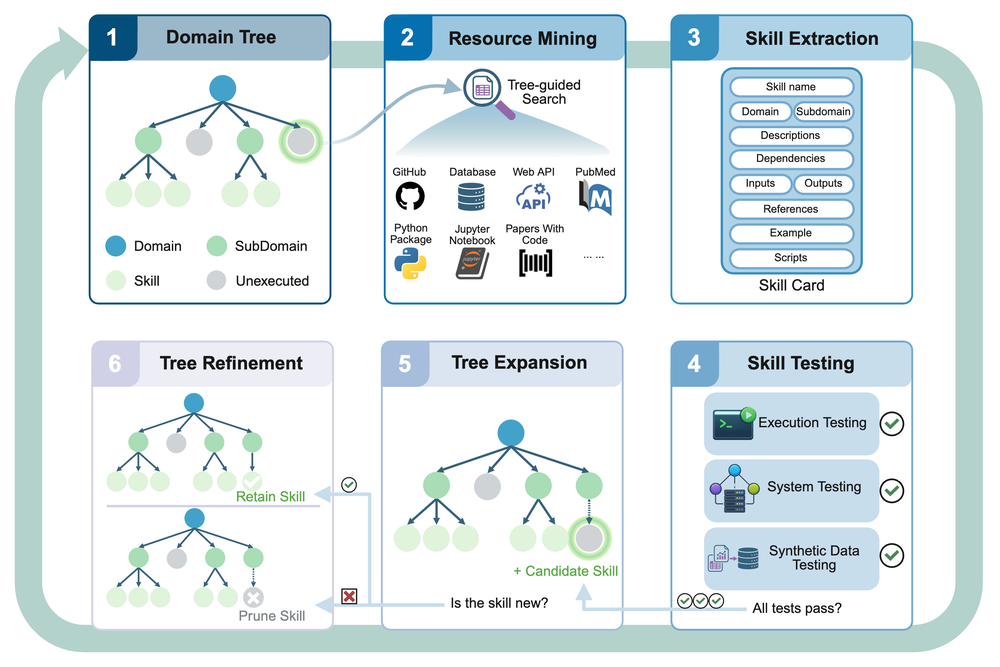
#> input picture site/assets/paper/concept.png, 1000 x 667 px, shrunk from 2700 x 1800 before the run
$ python -i run_skimage_otsu_segmentation.py   (imports and definitions only)
#> lines starting #> are read from the running program, lines starting #| are printed output that depends on the picture; after the words box and inside, x2 and y2 are one past the last pixel; in counts of white or black regions, pixels touching at a corner belong together
#!/usr/bin/env python3
"""Generate a toy image and summarize an Otsu-threshold segmentation."""

from __future__ import annotations

import argparse
import json
from pathlib import Path
from typing import Any


def load_toolkit():
    try:
        import numpy as np
        from skimage.draw import disk
        from skimage.filters import gaussian, threshold_otsu
        from skimage.measure import label, regionprops_table
    except ImportError as exc:  # pragma: no cover - exercised via runtime tests
        raise SystemExit(
            "This script requires the scientific-python prefix at slurm/envs/scientific-python."
        ) from exc
    return np, disk, gaussian, threshold_otsu, label, regionprops_table


def generate_toy_image(seed: int = 7, size: int = 96):
    np, disk, *_ = load_toolkit()
    image = np.zeros((size, size), dtype=float)
    disks = [
        ((24, 28), 10, 0.82),
        ((54, 62), 12, 0.92),
        ((72, 26), 9, 0.78),
    ]
    for center, radius, intensity in disks:
        rr, cc = disk(center, radius, shape=image.shape)
        image[rr, cc] = intensity
    rng = np.random.default_rng(seed)
    image += rng.normal(loc=0.0, scale=0.035, size=image.shape)
    return np.clip(image, 0.0, 1.0)


def segment_image(image) -> dict[str, Any]:
    np, _, gaussian, threshold_otsu, label, regionprops_table = load_toolkit()
    blurred = gaussian(image, sigma=1.0, preserve_range=True)
    threshold = float(threshold_otsu(blurred))
    initial_labels = label(blurred > threshold)
    initial_props = regionprops_table(initial_labels, properties=("label", "area"))
    keep_labels = [
        int(initial_props["label"][idx])
        for idx in range(len(initial_props["label"]))
        if int(initial_props["area"][idx]) >= 80
    ]
    mask = np.isin(initial_labels, keep_labels)
    labeled = label(mask)
    props = regionprops_table(labeled, properties=("label", "area", "centroid"))
    objects = []
    for idx in range(len(props["label"])):
        objects.append(
            {
                "label": int(props["label"][idx]),
                "area": int(props["area"][idx]),
                "centroid_row": round(float(props["centroid-0"][idx]), 4),
                "centroid_col": round(float(props["centroid-1"][idx]), 4),
            }
        )
    return {
        "image_shape": list(image.shape),
        "intensity_range": [round(float(np.min(image)), 6), round(float(np.max(image)), 6)],
        "threshold": round(threshold, 6),
        "object_count": len(objects),
        "foreground_pixels": int(mask.sum()),
        "objects": objects,
    }


def write_json(payload: dict[str, Any], out_path: Path | None) -> None:
    text = json.dumps(payload, indent=2, sort_keys=True)
    if out_path is None:
        print(text)
        return
    out_path.parent.mkdir(parents=True, exist_ok=True)
    out_path.write_text(text + "\n", encoding="utf-8")


def main() -> int:
    parser = argparse.ArgumentParser(description=__doc__)
    parser.add_argument("--seed", type=int, default=7, help="Random seed for toy image generation.")
    parser.add_argument("--size", type=int, default=96, help="Toy image height/width in pixels.")
    parser.add_argument("--out", type=Path, default=None, help="Optional JSON output path.")
    args = parser.parse_args()

    if args.size <= 0:
        raise SystemExit("size must be a positive integer.")

    image = generate_toy_image(seed=args.seed, size=args.size)
    payload = segment_image(image)
    payload["seed"] = args.seed
    write_json(payload, args.out)
    return 0


# [2 lines not run here, left out]

>>> import cv2
>>> picture = cv2.imread('../../../../site/assets/paper/concept.png', cv2.IMREAD_GRAYSCALE)
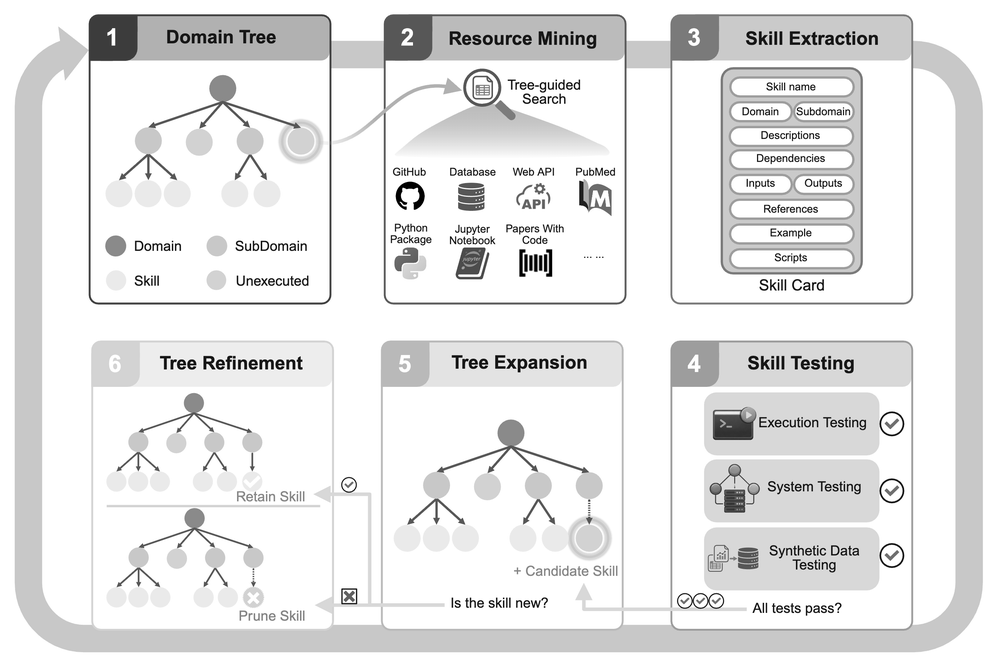
#> picture: shape (667, 1000); min 0, max 255, mean 230.5
>>> result = segment_image(picture)
#> in segment_image, `threshold = float(threshold_otsu(blurred))`: threshold = 212.9
#> in segment_image, `initial_labels = label(blurred > threshold)`:
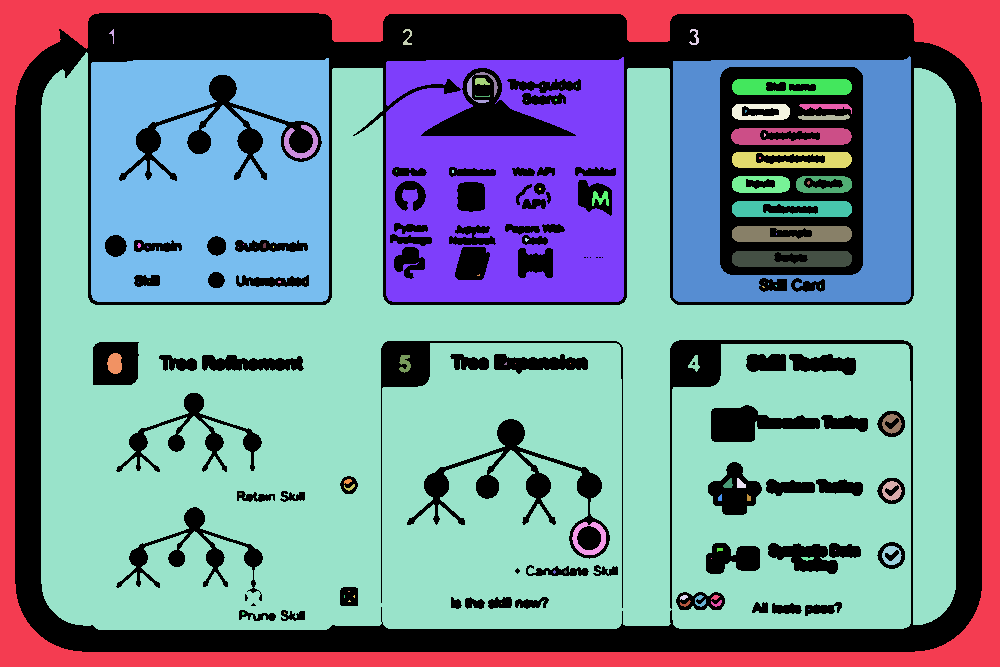
#> initial_labels: shape (667, 1000) int32; 93 distinct labels, from 0 to 92; one colour per label, 0 black
#> in segment_image, `initial_props = regionprops_table(initial_labels, properties=("label",..`: initial_props = 2 items
#> in segment_image, `keep_labels = [ int(initial_props["label"][idx]) for idx in range(len(..`: keep_labels = 28 values from 1 to 73
#> in segment_image, `mask = np.isin(initial_labels, keep_labels)`:
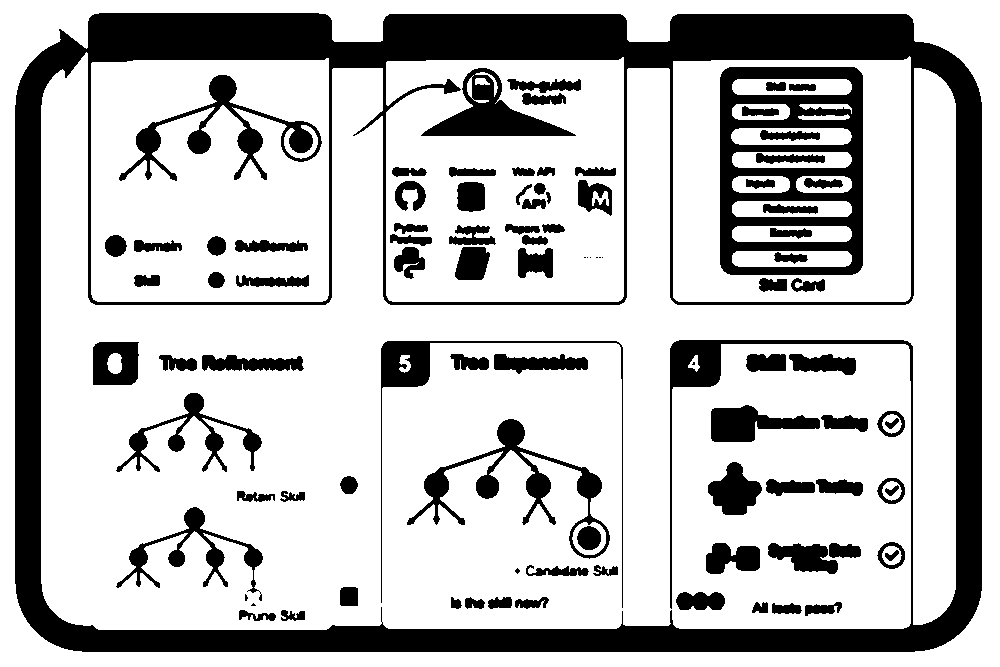
#> mask: shape (667, 1000) bool; 74.2% white; 98 black regions (10 under 20 px), largest, box (x1, y1, x2, y2) and area: (15, 13, 982, 652) 100529, (720, 67, 863, 275) 15097, (407, 419, 610, 559) 4547
#> in segment_image, `labeled = label(mask)`:
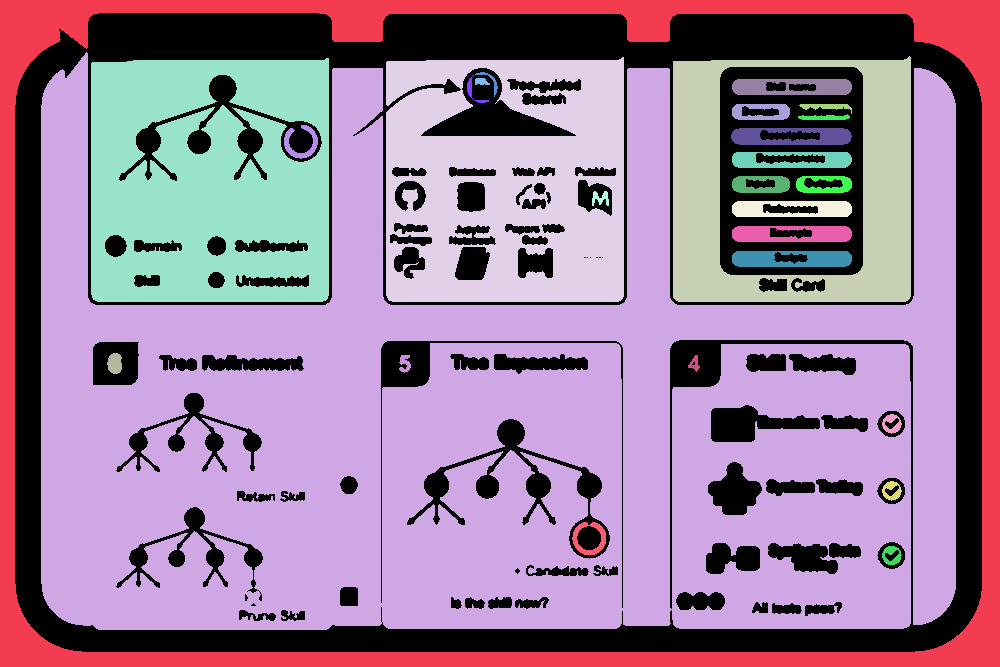
#> labeled: shape (667, 1000) int32; 29 distinct labels, from 0 to 28; one colour per label, 0 black
#> in segment_image, `props = regionprops_table(labeled, properties=("label", "area", "centr..`: props = 4 items
#> the loop in segment_image, `for idx in range(len(props["label"])):` made 28 passes
#> after the loop in segment_image, `for idx in range(len(props["label"])):`: objects = 28 items
#> result = 6 items

$ run again, on site/assets/paper/runtime.png
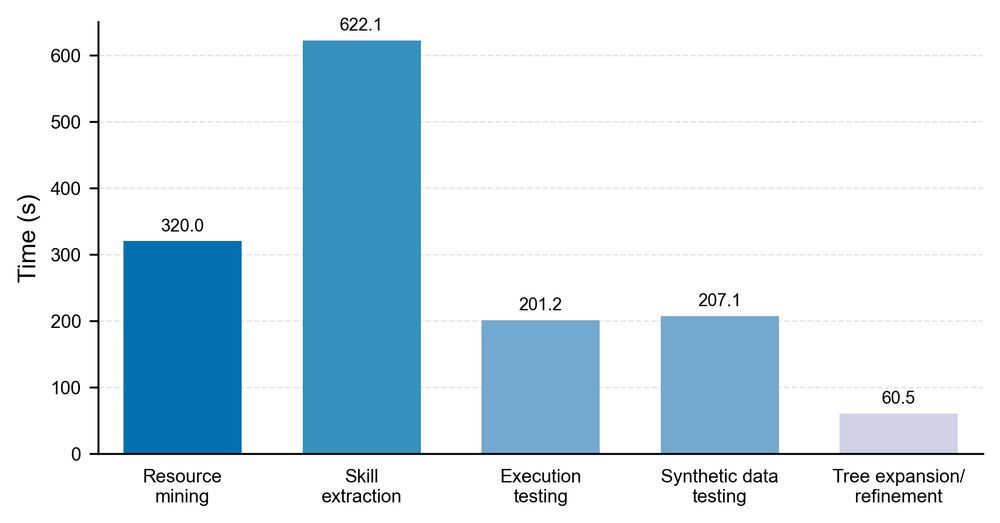
#> input picture site/assets/paper/runtime.png, 1000 x 523 px, shrunk from 1701 x 890 before the run
#> threshold = 189.3
#> in segment_image, `initial_labels = label(blurred > threshold)`:
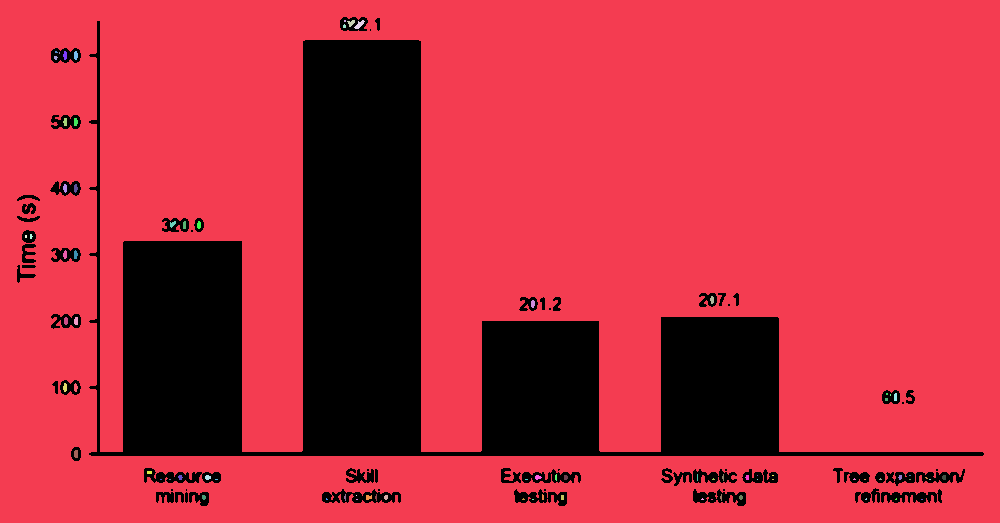
#> initial_labels: shape (523, 1000) int32; 79 distinct labels, from 0 to 78; one colour per label, 0 black
#> initial_props = 2 items
#> keep_labels = [1]
#> in segment_image, `mask = np.isin(initial_labels, keep_labels)`:
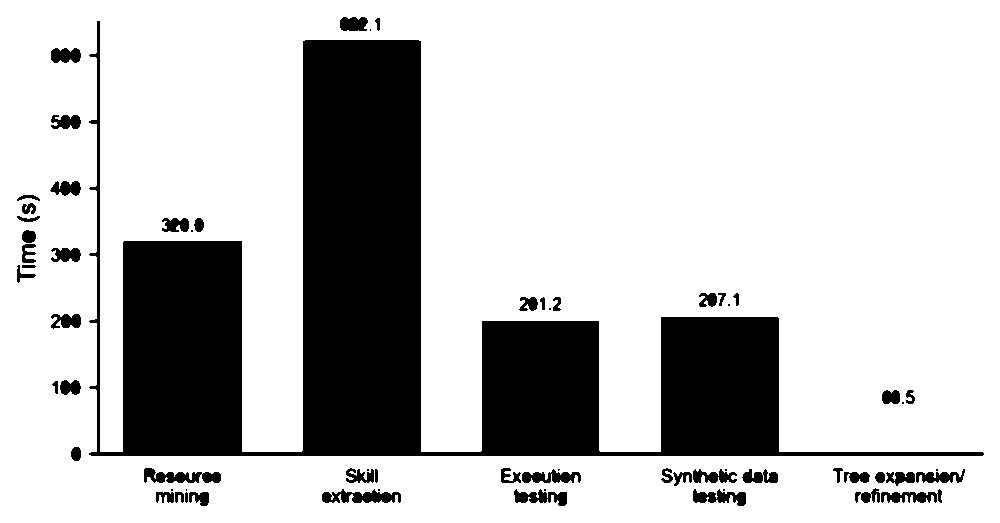
#> mask: shape (523, 1000) bool; 76.9% white; 65 black regions (14 under 20 px), largest, box (x1, y1, x2, y2) and area: (89, 21, 984, 456) 109994, (322, 489, 401, 503) 698, (144, 468, 221, 483) 692
#> props = {'label': [1], 'area': [402014], 'centroid-0': [243], 'centroid-1': [528.5]}
#> the loop in segment_image, `for idx in range(len(props["label"])):` made 1 pass
#> after the loop in segment_image, `for idx in range(len(props["label"])):`: objects = 1 item
#> result = 6 items
